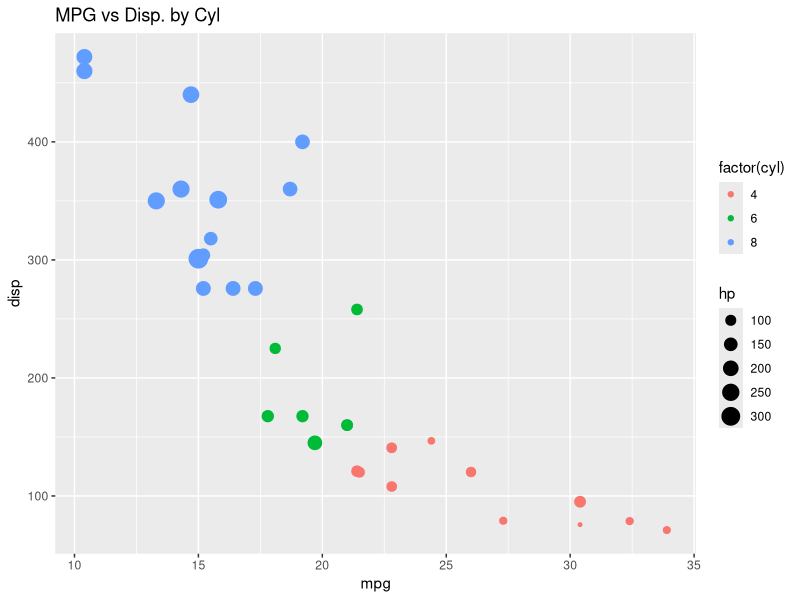

The R script that drew this image:
## ---- chunk 1
library(knitr)
library(ggplot2)
ggplot(mtcars, aes(x=mpg, y=disp, size=hp, color=factor(cyl)) )+ geom_point()+ggtitle("MPG vs Disp. by Cyl")
